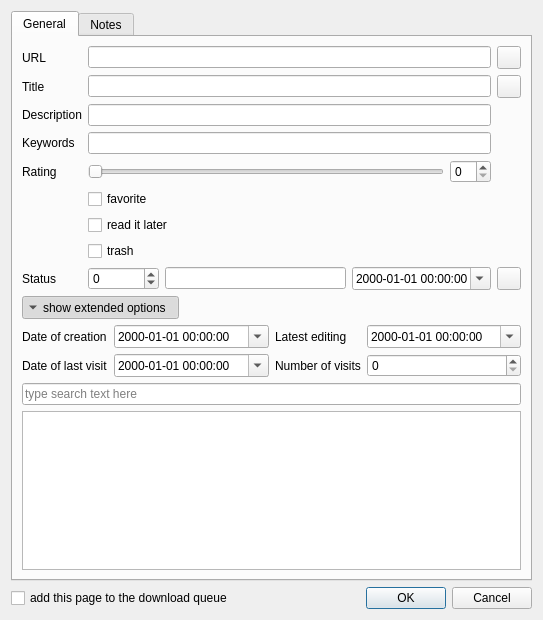
<?xml version="1.0" encoding="UTF-8"?>
<ui version="4.0">
 <class>BookmarkEditDialog</class>
 <widget class="QDialog" name="BookmarkEditDialog">
  <property name="geometry">
   <rect>
    <x>0</x>
    <y>0</y>
    <width>543</width>
    <height>620</height>
   </rect>
  </property>
  <property name="minimumSize">
   <size>
    <width>180</width>
    <height>0</height>
   </size>
  </property>
  <property name="windowTitle">
   <string>Dialog</string>
  </property>
  <layout class="QVBoxLayout" name="verticalLayout">
   <item>
    <widget class="QTabWidget" name="tabWidget">
     <property name="currentIndex">
      <number>0</number>
     </property>
     <widget class="QWidget" name="general_tab">
      <attribute name="title">
       <string>General</string>
      </attribute>
      <layout class="QVBoxLayout" name="verticalLayout_2">
       <item>
        <layout class="QGridLayout" name="general_gridLayout">
         <item row="5" column="0">
          <widget class="QLabel" name="rating_label">
           <property name="text">
            <string>Rating</string>
           </property>
          </widget>
         </item>
         <item row="0" column="0">
          <widget class="QLabel" name="url_label">
           <property name="text">
            <string>URL</string>
           </property>
          </widget>
         </item>
         <item row="4" column="1">
          <widget class="QLineEdit" name="keywords_lineEdit"/>
         </item>
         <item row="9" column="1">
          <layout class="QHBoxLayout" name="httpCheck_horizontalLayout">
           <item>
            <widget class="QSpinBox" name="httpStatusCode_spinBox">
             <property name="minimum">
              <number>-999999</number>
             </property>
             <property name="maximum">
              <number>999999</number>
             </property>
            </widget>
           </item>
           <item>
            <widget class="QLineEdit" name="httpReasonPhrase_lineEdit"/>
           </item>
           <item>
            <widget class="QDateTimeEdit" name="httpCheck_dateTimeEdit">
             <property name="displayFormat">
              <string>yyyy-MM-dd HH:mm:ss</string>
             </property>
             <property name="calendarPopup">
              <bool>true</bool>
             </property>
            </widget>
           </item>
          </layout>
         </item>
         <item row="0" column="1">
          <widget class="QLineEdit" name="url_lineEdit"/>
         </item>
         <item row="0" column="2">
          <widget class="QToolButton" name="favicon_toolButton">
           <property name="toolTip">
            <string>Get a web site favicon</string>
           </property>
          </widget>
         </item>
         <item row="6" column="1">
          <widget class="QCheckBox" name="favorite_checkBox">
           <property name="text">
            <string>favorite</string>
           </property>
          </widget>
         </item>
         <item row="2" column="2">
          <widget class="QToolButton" name="pageinfo_toolButton">
           <property name="toolTip">
            <string>Get a page information</string>
           </property>
          </widget>
         </item>
         <item row="7" column="1">
          <widget class="QCheckBox" name="readItLater_checkBox">
           <property name="text">
            <string>read it later</string>
           </property>
          </widget>
         </item>
         <item row="9" column="0">
          <widget class="QLabel" name="httpStatusCode_label">
           <property name="text">
            <string>Status</string>
           </property>
          </widget>
         </item>
         <item row="8" column="1">
          <widget class="QCheckBox" name="trash_checkBox">
           <property name="text">
            <string>trash</string>
           </property>
          </widget>
         </item>
         <item row="3" column="1">
          <widget class="QLineEdit" name="description_lineEdit"/>
         </item>
         <item row="4" column="0">
          <widget class="QLabel" name="keywords_label">
           <property name="text">
            <string>Keywords</string>
           </property>
          </widget>
         </item>
         <item row="2" column="0">
          <widget class="QLabel" name="title_label">
           <property name="text">
            <string>Title</string>
           </property>
          </widget>
         </item>
         <item row="9" column="2">
          <widget class="QToolButton" name="httpCheck_toolButton"/>
         </item>
         <item row="3" column="0">
          <widget class="QLabel" name="description_label">
           <property name="text">
            <string>Description</string>
           </property>
          </widget>
         </item>
         <item row="5" column="1">
          <layout class="QHBoxLayout" name="rating_horizontalLayout">
           <item>
            <widget class="QSlider" name="rating_horizontalSlider">
             <property name="maximum">
              <number>10</number>
             </property>
             <property name="pageStep">
              <number>5</number>
             </property>
             <property name="orientation">
              <enum>Qt::Horizontal</enum>
             </property>
            </widget>
           </item>
           <item>
            <widget class="QSpinBox" name="rating_spinBox">
             <property name="maximum">
              <number>10</number>
             </property>
            </widget>
           </item>
          </layout>
         </item>
         <item row="2" column="1">
          <widget class="QLineEdit" name="title_lineEdit"/>
         </item>
        </layout>
       </item>
       <item>
        <widget class="QToolButton" name="showExtendedOptions_toolButton">
         <property name="text">
          <string>show extended options</string>
         </property>
         <property name="checkable">
          <bool>true</bool>
         </property>
         <property name="checked">
          <bool>true</bool>
         </property>
         <property name="toolButtonStyle">
          <enum>Qt::ToolButtonTextBesideIcon</enum>
         </property>
         <property name="arrowType">
          <enum>Qt::DownArrow</enum>
         </property>
        </widget>
       </item>
       <item>
        <widget class="QWidget" name="extendedOptions_widget" native="true">
         <layout class="QGridLayout" name="gridLayout">
          <property name="leftMargin">
           <number>0</number>
          </property>
          <property name="topMargin">
           <number>0</number>
          </property>
          <property name="rightMargin">
           <number>0</number>
          </property>
          <property name="bottomMargin">
           <number>0</number>
          </property>
          <item row="2" column="0">
           <widget class="QLabel" name="metadata_lastVisited_label">
            <property name="text">
             <string>Date of last visit</string>
            </property>
           </widget>
          </item>
          <item row="0" column="1">
           <widget class="QDateTimeEdit" name="created_dateTimeEdit">
            <property name="sizePolicy">
             <sizepolicy hsizetype="Expanding" vsizetype="Fixed">
              <horstretch>0</horstretch>
              <verstretch>0</verstretch>
             </sizepolicy>
            </property>
            <property name="displayFormat">
             <string>yyyy-MM-dd HH:mm:ss</string>
            </property>
            <property name="calendarPopup">
             <bool>true</bool>
            </property>
           </widget>
          </item>
          <item row="2" column="1">
           <widget class="QDateTimeEdit" name="lastVisited_dateTimeEdit">
            <property name="sizePolicy">
             <sizepolicy hsizetype="Expanding" vsizetype="Fixed">
              <horstretch>0</horstretch>
              <verstretch>0</verstretch>
             </sizepolicy>
            </property>
            <property name="displayFormat">
             <string>yyyy-MM-dd HH:mm:ss</string>
            </property>
            <property name="calendarPopup">
             <bool>true</bool>
            </property>
           </widget>
          </item>
          <item row="0" column="0">
           <widget class="QLabel" name="metadata_created_label">
            <property name="text">
             <string>Date of creation</string>
            </property>
           </widget>
          </item>
          <item row="0" column="2">
           <widget class="QLabel" name="metadata_edited_label">
            <property name="text">
             <string>Latest editing</string>
            </property>
           </widget>
          </item>
          <item row="0" column="3">
           <widget class="QDateTimeEdit" name="edited_dateTimeEdit">
            <property name="sizePolicy">
             <sizepolicy hsizetype="Expanding" vsizetype="Fixed">
              <horstretch>0</horstretch>
              <verstretch>0</verstretch>
             </sizepolicy>
            </property>
            <property name="displayFormat">
             <string>yyyy-MM-dd HH:mm:ss</string>
            </property>
            <property name="calendarPopup">
             <bool>true</bool>
            </property>
           </widget>
          </item>
          <item row="2" column="2">
           <widget class="QLabel" name="metadata_visitCount_label">
            <property name="text">
             <string>Number of visits</string>
            </property>
           </widget>
          </item>
          <item row="2" column="3">
           <widget class="QSpinBox" name="visitCount_spinBox">
            <property name="sizePolicy">
             <sizepolicy hsizetype="Expanding" vsizetype="Fixed">
              <horstretch>0</horstretch>
              <verstretch>0</verstretch>
             </sizepolicy>
            </property>
            <property name="maximum">
             <number>999999999</number>
            </property>
           </widget>
          </item>
         </layout>
        </widget>
       </item>
       <item>
        <widget class="QLineEdit" name="tagFind_lineEdit">
         <property name="placeholderText">
          <string>type search text here</string>
         </property>
        </widget>
       </item>
       <item>
        <widget class="QTreeView" name="checkedTags_treeView"/>
       </item>
      </layout>
     </widget>
     <widget class="QWidget" name="notes_tab">
      <attribute name="title">
       <string>Notes</string>
      </attribute>
      <layout class="QVBoxLayout" name="verticalLayout_3">
       <item>
        <layout class="QHBoxLayout" name="notesButtons_horizontalLayout">
         <item>
          <widget class="QToolButton" name="loadFromFile_toolButton">
           <property name="text">
            <string>Load from file...</string>
           </property>
           <property name="toolButtonStyle">
            <enum>Qt::ToolButtonTextBesideIcon</enum>
           </property>
          </widget>
         </item>
         <item>
          <widget class="QToolButton" name="saveToFile_toolButton">
           <property name="text">
            <string>Save to file...</string>
           </property>
           <property name="toolButtonStyle">
            <enum>Qt::ToolButtonTextBesideIcon</enum>
           </property>
          </widget>
         </item>
         <item>
          <widget class="QToolButton" name="clear_toolButton">
           <property name="text">
            <string>Clear...</string>
           </property>
           <property name="toolButtonStyle">
            <enum>Qt::ToolButtonTextBesideIcon</enum>
           </property>
          </widget>
         </item>
         <item>
          <spacer name="horizontalSpacer_2">
           <property name="orientation">
            <enum>Qt::Horizontal</enum>
           </property>
           <property name="sizeHint" stdset="0">
            <size>
             <width>40</width>
             <height>20</height>
            </size>
           </property>
          </spacer>
         </item>
         <item>
          <widget class="QToolButton" name="textWrap_toolButton">
           <property name="text">
            <string>Text wrap</string>
           </property>
           <property name="checkable">
            <bool>true</bool>
           </property>
           <property name="toolButtonStyle">
            <enum>Qt::ToolButtonTextBesideIcon</enum>
           </property>
          </widget>
         </item>
        </layout>
       </item>
       <item>
        <widget class="QPlainTextEdit" name="notes_plainTextEdit">
         <property name="lineWrapMode">
          <enum>QPlainTextEdit::NoWrap</enum>
         </property>
        </widget>
       </item>
      </layout>
     </widget>
    </widget>
   </item>
   <item>
    <layout class="QHBoxLayout" name="bottom_horizontalLayout">
     <item>
      <widget class="QCheckBox" name="addToDownloadQueue_checkBox">
       <property name="text">
        <string>add this page to the download queue</string>
       </property>
      </widget>
     </item>
     <item>
      <spacer name="bottom_horizontalSpacer">
       <property name="orientation">
        <enum>Qt::Horizontal</enum>
       </property>
       <property name="sizeHint" stdset="0">
        <size>
         <width>40</width>
         <height>20</height>
        </size>
       </property>
      </spacer>
     </item>
     <item>
      <widget class="QDialogButtonBox" name="buttonBox">
       <property name="orientation">
        <enum>Qt::Horizontal</enum>
       </property>
       <property name="standardButtons">
        <set>QDialogButtonBox::Cancel|QDialogButtonBox::Ok</set>
       </property>
      </widget>
     </item>
    </layout>
   </item>
  </layout>
 </widget>
 <tabstops>
  <tabstop>tabWidget</tabstop>
  <tabstop>url_lineEdit</tabstop>
  <tabstop>favicon_toolButton</tabstop>
  <tabstop>title_lineEdit</tabstop>
  <tabstop>pageinfo_toolButton</tabstop>
  <tabstop>description_lineEdit</tabstop>
  <tabstop>keywords_lineEdit</tabstop>
  <tabstop>rating_horizontalSlider</tabstop>
  <tabstop>rating_spinBox</tabstop>
  <tabstop>favorite_checkBox</tabstop>
  <tabstop>readItLater_checkBox</tabstop>
  <tabstop>trash_checkBox</tabstop>
  <tabstop>httpStatusCode_spinBox</tabstop>
  <tabstop>httpReasonPhrase_lineEdit</tabstop>
  <tabstop>httpCheck_dateTimeEdit</tabstop>
  <tabstop>httpCheck_toolButton</tabstop>
  <tabstop>showExtendedOptions_toolButton</tabstop>
  <tabstop>created_dateTimeEdit</tabstop>
  <tabstop>edited_dateTimeEdit</tabstop>
  <tabstop>lastVisited_dateTimeEdit</tabstop>
  <tabstop>visitCount_spinBox</tabstop>
  <tabstop>checkedTags_treeView</tabstop>
  <tabstop>loadFromFile_toolButton</tabstop>
  <tabstop>saveToFile_toolButton</tabstop>
  <tabstop>clear_toolButton</tabstop>
  <tabstop>textWrap_toolButton</tabstop>
  <tabstop>notes_plainTextEdit</tabstop>
  <tabstop>addToDownloadQueue_checkBox</tabstop>
  <tabstop>buttonBox</tabstop>
 </tabstops>
 <resources/>
 <connections>
  <connection>
   <sender>buttonBox</sender>
   <signal>accepted()</signal>
   <receiver>BookmarkEditDialog</receiver>
   <slot>accept()</slot>
   <hints>
    <hint type="sourcelabel">
     <x>533</x>
     <y>616</y>
    </hint>
    <hint type="destinationlabel">
     <x>157</x>
     <y>274</y>
    </hint>
   </hints>
  </connection>
  <connection>
   <sender>buttonBox</sender>
   <signal>rejected()</signal>
   <receiver>BookmarkEditDialog</receiver>
   <slot>reject()</slot>
   <hints>
    <hint type="sourcelabel">
     <x>533</x>
     <y>616</y>
    </hint>
    <hint type="destinationlabel">
     <x>286</x>
     <y>274</y>
    </hint>
   </hints>
  </connection>
  <connection>
   <sender>rating_horizontalSlider</sender>
   <signal>valueChanged(int)</signal>
   <receiver>rating_spinBox</receiver>
   <slot>setValue(int)</slot>
   <hints>
    <hint type="sourcelabel">
     <x>431</x>
     <y>202</y>
    </hint>
    <hint type="destinationlabel">
     <x>488</x>
     <y>204</y>
    </hint>
   </hints>
  </connection>
  <connection>
   <sender>rating_spinBox</sender>
   <signal>valueChanged(int)</signal>
   <receiver>rating_horizontalSlider</receiver>
   <slot>setValue(int)</slot>
   <hints>
    <hint type="sourcelabel">
     <x>488</x>
     <y>204</y>
    </hint>
    <hint type="destinationlabel">
     <x>431</x>
     <y>202</y>
    </hint>
   </hints>
  </connection>
 </connections>
</ui>
